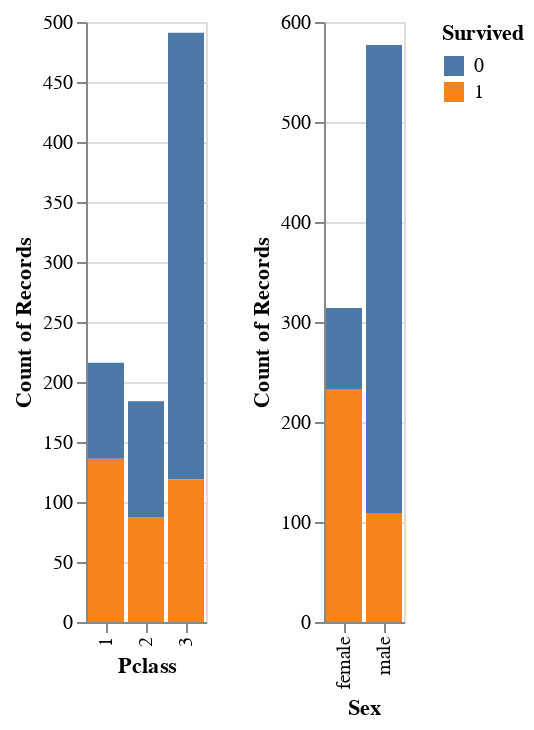

Here is the notebook cell this chart was saved with:
### Markdown cell above
Looks better!

### Code cell
alt.Chart(df_train).mark_bar().encode(
    alt.X(alt.repeat("column"), type = 'nominal'),
    y = 'count()',
    color = 'Survived:N',
    tooltip = 'count()'
).repeat(
    column = ['Pclass','Sex']
).interactive()

### Figure 1 — Vega-Lite specification as saved in the notebook (floating-point values rounded to 4 significant figures; data arrays with more than 128 entries replaced by an {"elided": "..."} marker saying what was removed)
{"config": {"view": {"continuousWidth": 400, "continuousHeight": 300}}, "repeat": {"column": ["Pclass", "Sex"]}, "spec": {"data": {"name": "data-7e20af5516ca5367def43cffe16b7999"}, "mark": "bar", "encoding": {"color": {"field": "Survived", "type": "nominal"}, "tooltip": {"aggregate": "count", "type": "quantitative"}, "x": {"field": {"repeat": "column"}, "type": "nominal"}, "y": {"aggregate": "count", "type": "quantitative"}}, "selection": {"selector005": {"type": "interval", "bind": "scales", "encodings": ["x", "y"]}}}, "$schema": "https://vega.github.io/schema/vega-lite/v4.17.0.json", "datasets": {"data-7e20af5516ca5367def43cffe16b7999": {"elided": "891 records"}}}
